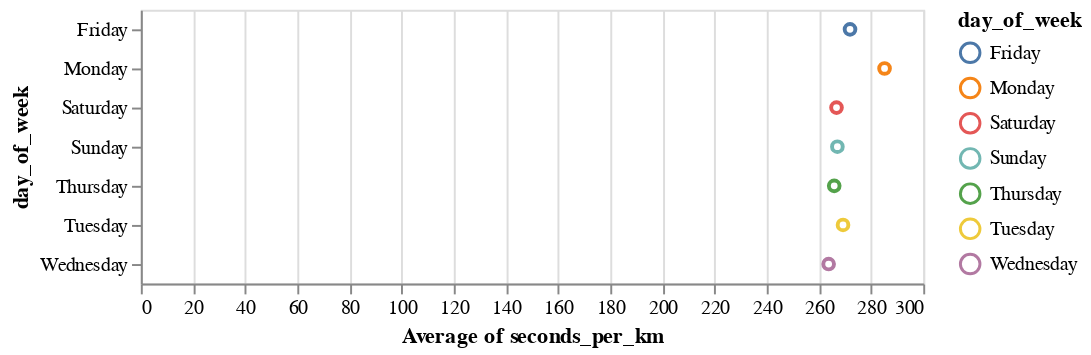

This figure's notebook cell:
### Code cell
# Einfache Aggregation
alt.Chart(df).mark_point().encode(
    x = "average(seconds_per_km)", # es ginge auch min, max, count median stdev
    y = "day_of_week",
    color = "day_of_week"
)

### Figure 1 — Vega-Lite specification as saved in the notebook (floating-point values rounded to 4 significant figures)
{"$schema": "https://vega.github.io/schema/vega-lite/v4.8.1.json", "config": {"view": {"continuousHeight": 300, "continuousWidth": 400}}, "data": {"name": "data-31c7fd9393a38aac112a5c8ac5ad6139"}, "datasets": {"data-31c7fd9393a38aac112a5c8ac5ad6139": [{"Unnamed: 0": 182, "avgPace(/meter)": 0.3787, "calories(kcal)": 71, "date": "2022-01-10 20:39", "day_of_week": "Monday", "distance(m)": 1191, "distance_rounded": 1, "maxPace(/meter)": 7.246, "minPace(/meter)": 0.2501, "seconds_per_km": 380.4, "speed_per_km": "06:20.35", "sportTime(s)": 453, "startTime": "2022-01-10T13:39:17+00:00", "type": 1, "week": 2}, {"Unnamed: 0": 178, "avgPace(/meter)": 0.2878, "calories(kcal)": 60, "date": "2022-01-13 16:23", "day_of_week": "Thursday", "distance(m)": 1004, "distance_rounded": 1, "maxPace(/meter)": 2.342, "minPace(/meter)": 0.1982, "seconds_per_km": 288.8, "speed_per_km": "04:48.84", "sportTime(s)": 290, "startTime": "2022-01-13T09:23:16+00:00", "type": 1, "week": 2}, {"Unnamed: 0": 176, "avgPace(/meter)": 0.2637, "calories(kcal)": 39, "date": "2022-02-03 17:41", "day_of_week": "Thursday", "distance(m)": 1001, "distance_rounded": 1, "maxPace(/meter)": 0.609, "minPace(/meter)": 0.1993, "seconds_per_km": 264.7, "speed_per_km": "04:24.74", "sportTime(s)": 265, "startTime": "2022-02-03T10:41:12+00:00", "type": 1, "week": 5}, {"Unnamed: 0": 172, "avgPace(/meter)": 0.2803, "calories(kcal)": 50, "date": "2022-02-05 18:46", "day_of_week": "Saturday", "distance(m)": 1006, "distance_rounded": 1, "maxPace(/meter)": 0.6911, "minPace(/meter)": 0.229, "seconds_per_km": 281.3, "speed_per_km": "04:41.31", "sportTime(s)": 283, "startTime": "2022-02-05T11:46:47+00:00", "type": 1, "week": 5}, {"Unnamed: 0": 169, "avgPace(/meter)": 0.2675, "calories(kcal)": 34, "date": "2022-02-06 18:36", "day_of_week": "Sunday", "distance(m)": 1013, "distance_rounded": 1, "maxPace(/meter)": 0.6361, "minPace(/meter)": 0.2325, "seconds_per_km": 268.5, "speed_per_km": "04:28.51", "sportTime(s)": 272, "startTime": "2022-02-06T11:36:48+00:00", "type": 1, "week": 5}, {"Unnamed: 0": 166, "avgPace(/meter)": 0.26, "calories(kcal)": 39, "date": "2022-02-11 18:49", "day_of_week": "Friday", "distance(m)": 1004, "distance_rounded": 1, "maxPace(/meter)": 0.788, "minPace(/meter)": 0.198, "seconds_per_km": 262.9, "speed_per_km": "04:22.95", "sportTime(s)": 264, "startTime": "2022-02-11T11:49:54+00:00", "type": 1, "week": 6}, {"Unnamed: 0": 163, "avgPace(/meter)": 0.2552, "calories(kcal)": 44, "date": "2022-02-12 18:25", "day_of_week": "Saturday", "distance(m)": 1011, "distance_rounded": 1, "maxPace(/meter)": 0.5571, "minPace(/meter)": 0.1928, "seconds_per_km": 256.2, "speed_per_km": "04:16.18", "sportTime(s)": 259, "startTime": "2022-02-12T11:25:02+00:00", "type": 1, "week": 6}, {"Unnamed: 0": 161, "avgPace(/meter)": 0.255, "calories(kcal)": 37, "date": "2022-02-13 18:09", "day_of_week": "Sunday", "distance(m)": 1000, "distance_rounded": 1, "maxPace(/meter)": 0.576, "minPace(/meter)": 0.194, "seconds_per_km": 256, "speed_per_km": "04:16.00", "sportTime(s)": 256, "startTime": "2022-02-13T11:09:12+00:00", "type": 1, "week": 6}, {"Unnamed: 0": 157, "avgPace(/meter)": 0.2854, "calories(kcal)": 43, "date": "2022-02-14 18:50", "day_of_week": "Monday", "distance(m)": 1002, "distance_rounded": 1, "maxPace(/meter)": 0.7446, "minPace(/meter)": 0.2587, "seconds_per_km": 286.4, "speed_per_km": "04:46.43", "sportTime(s)": 287, "startTime": "2022-02-14T11:50:09+00:00", "type": 1, "week": 7}, {"Unnamed: 0": 155, "avgPace(/meter)": 0.2827, "calories(kcal)": 60, "date": "2022-02-16 18:12", "day_of_week": "Wednesday", "distance(m)": 1001, "distance_rounded": 1, "maxPace(/meter)": 2.165, "minPace(/meter)": 0.1834, "seconds_per_km": 283.7, "speed_per_km": "04:43.72", "sportTime(s)": 284, "startTime": "2022-02-16T11:12:40+00:00", "type": 1, "week": 7}, {"Unnamed: 0": 152, "avgPace(/meter)": 0.2793, "calories(kcal)": 55, "date": "2022-03-05 07:10", "day_of_week": "Saturday", "distance(m)": 1006, "distance_rounded": 1, "maxPace(/meter)": 0.6154, "minPace(/meter)": 0.2083, "seconds_per_km": 280.3, "speed_per_km": "04:40.32", "sportTime(s)": 282, "startTime": "2022-03-05T00:10:22+00:00", "type": 1, "week": 9}, {"Unnamed: 0": 150, "avgPace(/meter)": 0.2796, "calories(kcal)": 47, "date": "2022-03-18 18:26", "day_of_week": "Friday", "distance(m)": 1005, "distance_rounded": 1, "maxPace(/meter)": 0.8749, "minPace(/meter)": 0.2372, "seconds_per_km": 280.6, "speed_per_km": "04:40.60", "sportTime(s)": 282, "startTime": "2022-03-18T11:26:11+00:00", "type": 1, "week": 11}, {"Unnamed: 0": 146, "avgPace(/meter)": 0.2964, "calories(kcal)": 57, "date": "2022-03-28 18:45", "day_of_week": "Monday", "distance(m)": 1046, "distance_rounded": 1, "maxPace(/meter)": 0.639, "minPace(/meter)": 0.2149, "seconds_per_km": 297.3, "speed_per_km": "04:57.32", "sportTime(s)": 311, "startTime": "2022-03-28T11:45:13+00:00", "type": 1, "week": 13}, {"Unnamed: 0": 144, "avgPace(/meter)": 0.3011, "calories(kcal)": 57, "date": "2022-03-29 19:02", "day_of_week": "Tuesday", "distance(m)": 1003, "distance_rounded": 1, "maxPace(/meter)": 0.6835, "minPace(/meter)": 0.2301, "seconds_per_km": 302.1, "speed_per_km": "05:2.09", "sportTime(s)": 303, "startTime": "2022-03-29T12:02:25+00:00", "type": 1, "week": 13}, {"Unnamed: 0": 142, "avgPace(/meter)": 0.2837, "calories(kcal)": 49, "date": "2022-03-30 18:52", "day_of_week": "Wednesday", "distance(m)": 1001, "distance_rounded": 1, "maxPace(/meter)": 0.4753, "minPace(/meter)": 0.1658, "seconds_per_km": 284.7, "speed_per_km": "04:44.72", "sportTime(s)": 285, "startTime": "2022-03-30T11:52:16+00:00", "type": 1, "week": 13}, {"Unnamed: 0": 140, "avgPace(/meter)": 0.27, "calories(kcal)": 48, "date": "2022-04-04 17:57", "day_of_week": "Monday", "distance(m)": 1000, "distance_rounded": 1, "maxPace(/meter)": 0.7117, "minPace(/meter)": 0.2248, "seconds_per_km": 271, "speed_per_km": "04:31.00", "sportTime(s)": 271, "startTime": "2022-04-04T10:57:56+00:00", "type": 1, "week": 14}, {"Unnamed: 0": 137, "avgPace(/meter)": 0.273, "calories(kcal)": 51, "date": "2022-04-08 18:39", "day_of_week": "Friday", "distance(m)": 1000, "distance_rounded": 1, "maxPace(/meter)": 0.6707, "minPace(/meter)": 0.2315, "seconds_per_km": 274, "speed_per_km": "04:34.00", "sportTime(s)": 274, "startTime": "2022-04-08T11:39:28+00:00", "type": 1, "week": 14}, {"Unnamed: 0": 134, "avgPace(/meter)": 0.2744, "calories(kcal)": 45, "date": "2022-04-10 18:41", "day_of_week": "Sunday", "distance(m)": 1006, "distance_rounded": 1, "maxPace(/meter)": 0.6873, "minPace(/meter)": 0.2137, "seconds_per_km": 275.3, "speed_per_km": "04:35.35", "sportTime(s)": 277, "startTime": "2022-04-10T11:41:58+00:00", "type": 1, "week": 14}, {"Unnamed: 0": 131, "avgPace(/meter)": 0.277, "calories(kcal)": 44, "date": "2022-04-13 17:48", "day_of_week": "Wednesday", "distance(m)": 1000, "distance_rounded": 1, "maxPace(/meter)": 0.7634, "minPace(/meter)": 0.2038, "seconds_per_km": 278, "speed_per_km": "04:38.00", "sportTime(s)": 278, "startTime": "2022-04-13T10:48:11+00:00", "type": 1, "week": 15}, {"Unnamed: 0": 128, "avgPace(/meter)": 0.2756, "calories(kcal)": 39, "date": "2022-04-15 16:54", "day_of_week": "Friday", "distance(m)": 1005, "distance_rounded": 1, "maxPace(/meter)": 0.7968, "minPace(/meter)": 0.244, "seconds_per_km": 276.6, "speed_per_km": "04:36.62", "sportTime(s)": 278, "startTime": "2022-04-15T09:54:21+00:00", "type": 1, "week": 15}, {"Unnamed: 0": 125, "avgPace(/meter)": 0.2939, "calories(kcal)": 62, "date": "2022-04-26 18:40", "day_of_week": "Tuesday", "distance(m)": 1201, "distance_rounded": 1, "maxPace(/meter)": 1.115, "minPace(/meter)": 0.1997, "seconds_per_km": 294.8, "speed_per_km": "04:54.75", "sportTime(s)": 354, "startTime": "2022-04-26T11:40:21+00:00", "type": 1, "week": 17}, {"Unnamed: 0": 123, "avgPace(/meter)": 0.2685, "calories(kcal)": 48, "date": "2022-04-27 18:31", "day_of_week": "Wednesday", "distance(m)": 1002, "distance_rounded": 1, "maxPace(/meter)": 0.6803, "minPace(/meter)": 0.2187, "seconds_per_km": 269.5, "speed_per_km": "04:29.46", "sportTime(s)": 270, "startTime": "2022-04-27T11:31:56+00:00", "type": 1, "week": 17}, {"Unnamed: 0": 121, "avgPace(/meter)": 0.2774, "calories(kcal)": 50, "date": "2022-04-28 17:37", "day_of_week": "Thursday", "distance(m)": 1002, "distance_rounded": 1, "maxPace(/meter)": 0.8052, "minPace(/meter)": 0.221, "seconds_per_km": 278.4, "speed_per_km": "04:38.44", "sportTime(s)": 279, "startTime": "2022-04-28T10:37:51+00:00", "type": 1, "week": 17}, {"Unnamed: 0": 119, "avgPace(/meter)": 0.2974, "calories(kcal)": 89, "date": "2022-04-29 18:01", "day_of_week": "Friday", "distance(m)": 1651, "distance_rounded": 1, "maxPace(/meter)": 1.217, "minPace(/meter)": 0.2073, "seconds_per_km": 299.8, "speed_per_km": "04:59.82", "sportTime(s)": 495, "startTime": "2022-04-29T11:01:29+00:00", "type": 1, "week": 17}, {"Unnamed: 0": 117, "avgPace(/meter)": 0.2803, "calories(kcal)": 41, "date": "2022-05-01 16:48", "day_of_week": "Sunday", "distance(m)": 1006, "distance_rounded": 1, "maxPace(/meter)": 0.8224, "minPace(/meter)": 0.2239, "seconds_per_km": 281.3, "speed_per_km": "04:41.31", "sportTime(s)": 283, "startTime": "2022-05-01T09:48:50+00:00", "type": 1, "week": 17}, {"Unnamed: 0": 112, "avgPace(/meter)": 0.2761, "calories(kcal)": 42, "date": "2022-05-04 18:52", "day_of_week": "Wednesday", "distance(m)": 1007, "distance_rounded": 1, "maxPace(/meter)": 0.6135, "minPace(/meter)": 0.2112, "seconds_per_km": 277.1, "speed_per_km": "04:37.06", "sportTime(s)": 279, "startTime": "2022-05-04T11:52:29+00:00", "type": 1, "week": 18}, {"Unnamed: 0": 110, "avgPace(/meter)": 0.291, "calories(kcal)": 52, "date": "2022-05-05 18:15", "day_of_week": "Thursday", "distance(m)": 1000, "distance_rounded": 1, "maxPace(/meter)": 0.7042, "minPace(/meter)": 0.216, "seconds_per_km": 292, "speed_per_km": "04:52.00", "sportTime(s)": 292, "startTime": "2022-05-05T11:15:38+00:00", "type": 1, "week": 18}, {"Unnamed: 0": 107, "avgPace(/meter)": 0.2712, "calories(kcal)": 47, "date": "2022-05-06 17:16", "day_of_week": "Friday", "distance(m)": 1003, "distance_rounded": 1, "maxPace(/meter)": 0.7022, "minPace(/meter)": 0.2276, "seconds_per_km": 272.2, "speed_per_km": "04:32.18", "sportTime(s)": 273, "startTime": "2022-05-06T10:16:48+00:00", "type": 1, "week": 18}, {"Unnamed: 0": 104, "avgPace(/meter)": 0.278, "calories(kcal)": 52, "date": "2022-05-07 16:47", "day_of_week": "Saturday", "distance(m)": 1040, "distance_rounded": 1, "maxPace(/meter)": 212, "minPace(/meter)": 0.2129, "seconds_per_km": 278.8, "speed_per_km": "04:38.85", "sportTime(s)": 290, "startTime": "2022-05-07T09:47:30+00:00", "type": 1, "week": 18}, {"Unnamed: 0": 102, "avgPace(/meter)": 0.279, "calories(kcal)": 56, "date": "2022-05-08 18:24", "day_of_week": "Sunday", "distance(m)": 1026, "distance_rounded": 1, "maxPace(/meter)": 225, "minPace(/meter)": 0.2221, "seconds_per_km": 279.7, "speed_per_km": "04:39.73", "sportTime(s)": 287, "startTime": "2022-05-08T11:24:19+00:00", "type": 1, "week": 18}, {"Unnamed: 0": 99, "avgPace(/meter)": 0.278, "calories(kcal)": 59, "date": "2022-05-12 18:36", "day_of_week": "Thursday", "distance(m)": 1007, "distance_rounded": 1, "maxPace(/meter)": 178, "minPace(/meter)": 0.1781, "seconds_per_km": 279.0, "speed_per_km": "04:39.05", "sportTime(s)": 281, "startTime": "2022-05-12T11:36:50+00:00", "type": 1, "week": 19}, {"Unnamed: 0": 96, "avgPace(/meter)": 0.283, "calories(kcal)": 55, "date": "2022-05-13 18:36", "day_of_week": "Friday", "distance(m)": 1024, "distance_rounded": 1, "maxPace(/meter)": 201, "minPace(/meter)": 0.2015, "seconds_per_km": 284.2, "speed_per_km": "04:44.18", "sportTime(s)": 291, "startTime": "2022-05-13T11:36:23+00:00", "type": 1, "week": 19}, {"Unnamed: 0": 92, "avgPace(/meter)": 0.273, "calories(kcal)": 51, "date": "2022-05-15 18:36", "day_of_week": "Sunday", "distance(m)": 1028, "distance_rounded": 1, "maxPace(/meter)": 197, "minPace(/meter)": 0.1974, "seconds_per_km": 273.3, "speed_per_km": "04:33.35", "sportTime(s)": 281, "startTime": "2022-05-15T11:36:24+00:00", "type": 1, "week": 19}, {"Unnamed: 0": 89, "avgPace(/meter)": 0.288, "calories(kcal)": 63, "date": "2022-05-16 18:31", "day_of_week": "Monday", "distance(m)": 1046, "distance_rounded": 1, "maxPace(/meter)": 210, "minPace(/meter)": 0.2106, "seconds_per_km": 288.7, "speed_per_km": "04:48.72", "sportTime(s)": 302, "startTime": "2022-05-16T11:31:34+00:00", "type": 1, "week": 20}, {"Unnamed: 0": 86, "avgPace(/meter)": 0.293, "calories(kcal)": 63, "date": "2022-05-17 18:15", "day_of_week": "Tuesday", "distance(m)": 1049, "distance_rounded": 1, "maxPace(/meter)": 237, "minPace(/meter)": 0.2227, "seconds_per_km": 293.6, "speed_per_km": "04:53.61", "sportTime(s)": 308, "startTime": "2022-05-17T11:15:00+00:00", "type": 1, "week": 20}, {"Unnamed: 0": 82, "avgPace(/meter)": 0.2841, "calories(kcal)": 50.03, "date": "2022-05-21 20:48", "day_of_week": "Saturday", "distance(m)": 1003, "distance_rounded": 1, "maxPace(/meter)": 0.6219, "minPace(/meter)": 0.2232, "seconds_per_km": 286.1, "speed_per_km": "04:46.14", "sportTime(s)": 287, "startTime": "2022-05-21T13:48:24+00:00", "type": 1, "week": 20}, {"Unnamed: 0": 79, "avgPace(/meter)": 0.265, "calories(kcal)": 44.08, "date": "2022-05-22 17:22", "day_of_week": "Sunday", "distance(m)": 1000, "distance_rounded": 1, "maxPace(/meter)": 0.815, "minPace(/meter)": 0.2136, "seconds_per_km": 267, "speed_per_km": "04:27.00", "sportTime(s)": 267, "startTime": "2022-05-22T10:22:47+00:00", "type": 1, "week": 20}, {"Unnamed: 0": 76, "avgPace(/meter)": 0.265, "calories(kcal)": 50.33, "date": "2022-05-23 18:46", "day_of_week": "Monday", "distance(m)": 1000, "distance_rounded": 1, "maxPace(/meter)": 0.668, "minPace(/meter)": 0.2187, "seconds_per_km": 267, "speed_per_km": "04:27.00", "sportTime(s)": 267, "startTime": "2022-05-23T11:46:59+00:00", "type": 1, "week": 21}, {"Unnamed: 0": 73, "avgPace(/meter)": 0.2647, "calories(kcal)": 44.15, "date": "2022-05-24 18:54", "day_of_week": "Tuesday", "distance(m)": 1001, "distance_rounded": 1, "maxPace(/meter)": 0.9251, "minPace(/meter)": 0.2227, "seconds_per_km": 266.7, "speed_per_km": "04:26.73", "sportTime(s)": 267, "startTime": "2022-05-24T11:54:01+00:00", "type": 1, "week": 21}, {"Unnamed: 0": 70, "avgPace(/meter)": 0.2353, "calories(kcal)": 40.81, "date": "2022-05-25 17:56", "day_of_week": "Wednesday", "distance(m)": 1003, "distance_rounded": 1, "maxPace(/meter)": 0.9066, "minPace(/meter)": 0.1197, "seconds_per_km": 240.3, "speed_per_km": "04:0.28", "sportTime(s)": 241, "startTime": "2022-05-25T10:56:04+00:00", "type": 1, "week": 21}, {"Unnamed: 0": 67, "avgPace(/meter)": 0.2622, "calories(kcal)": 53.12, "date": "2022-05-26 17:17", "day_of_week": "Thursday", "distance(m)": 1003, "distance_rounded": 1, "maxPace(/meter)": 0.558, "minPace(/meter)": 0.1968, "seconds_per_km": 264.2, "speed_per_km": "04:24.21", "sportTime(s)": 265, "startTime": "2022-05-26T10:17:38+00:00", "type": 1, "week": 21}, {"Unnamed: 0": 64, "avgPace(/meter)": 0.2742, "calories(kcal)": 43.04, "date": "2022-05-27 18:35", "day_of_week": "Friday", "distance(m)": 1003, "distance_rounded": 1, "maxPace(/meter)": 0.757, "minPace(/meter)": 0.2449, "seconds_per_km": 276.2, "speed_per_km": "04:36.17", "sportTime(s)": 277, "startTime": "2022-05-27T11:35:19+00:00", "type": 1, "week": 21}, {"Unnamed: 0": 61, "avgPace(/meter)": 0.2677, "calories(kcal)": 51.33, "date": "2022-05-28 17:39", "day_of_week": "Saturday", "distance(m)": 1005, "distance_rounded": 1, "maxPace(/meter)": 0.6452, "minPace(/meter)": 0.2224, "seconds_per_km": 269.7, "speed_per_km": "04:29.65", "sportTime(s)": 271, "startTime": "2022-05-28T10:39:29+00:00", "type": 1, "week": 21}, {"Unnamed: 0": 58, "avgPace(/meter)": 0.251, "calories(kcal)": 41, "date": "2022-05-29 18:19", "day_of_week": "Sunday", "distance(m)": 1000, "distance_rounded": 1, "maxPace(/meter)": 0.4274, "minPace(/meter)": 0.1839, "seconds_per_km": 253, "speed_per_km": "04:13.00", "sportTime(s)": 253, "startTime": "2022-05-29T11:19:12+00:00", "type": 1, "week": 21}, {"Unnamed: 0": 55, "avgPace(/meter)": 0.25, "calories(kcal)": 48.92, "date": "2022-05-30 18:55", "day_of_week": "Monday", "distance(m)": 1004, "distance_rounded": 1, "maxPace(/meter)": 0.4058, "minPace(/meter)": 0.1746, "seconds_per_km": 252.0, "speed_per_km": "04:11.99", "sportTime(s)": 253, "startTime": "2022-05-30T11:55:16+00:00", "type": 1, "week": 22}, {"Unnamed: 0": 52, "avgPace(/meter)": 0.2575, "calories(kcal)": 49.91, "date": "2022-05-31 18:42", "day_of_week": "Tuesday", "distance(m)": 1006, "distance_rounded": 1, "maxPace(/meter)": 0.5513, "minPace(/meter)": 0.203, "seconds_per_km": 259.4, "speed_per_km": "04:19.44", "sportTime(s)": 261, "startTime": "2022-05-31T11:42:33+00:00", "type": 1, "week": 22}, {"Unnamed: 0": 49, "avgPace(/meter)": 0.2483, "calories(kcal)": 45.2, "date": "2022-06-03 18:03", "day_of_week": "Friday", "distance(m)": 1003, "distance_rounded": 1, "maxPace(/meter)": 0.8258, "minPace(/meter)": 0.1627, "seconds_per_km": 250.2, "speed_per_km": "04:10.25", "sportTime(s)": 251, "startTime": "2022-06-03T11:03:24+00:00", "type": 1, "week": 22}, {"Unnamed: 0": 46, "avgPace(/meter)": 0.2428, "calories(kcal)": 51.81, "date": "2022-06-04 18:38", "day_of_week": "Saturday", "distance(m)": 1001, "distance_rounded": 1, "maxPace(/meter)": 0.5981, "minPace(/meter)": 0.2102, "seconds_per_km": 244.8, "speed_per_km": "04:4.76", "sportTime(s)": 245, "startTime": "2022-06-04T11:38:21+00:00", "type": 1, "week": 22}, {"Unnamed: 0": 43, "avgPace(/meter)": 0.2348, "calories(kcal)": 30.82, "date": "2022-06-11 17:38", "day_of_week": "Saturday", "distance(m)": 1001, "distance_rounded": 1, "maxPace(/meter)": 0.5176, "minPace(/meter)": 0.1971, "seconds_per_km": 236.8, "speed_per_km": "03:56.76", "sportTime(s)": 237, "startTime": "2022-06-11T10:38:27+00:00", "type": 1, "week": 23}, {"Unnamed: 0": 39, "avgPace(/meter)": 0.2475, "calories(kcal)": 51.79, "date": "2022-06-12 17:47", "day_of_week": "Sunday", "distance(m)": 1006, "distance_rounded": 1, "maxPace(/meter)": 0.6472, "minPace(/meter)": 0.2005, "seconds_per_km": 249.5, "speed_per_km": "04:9.50", "sportTime(s)": 251, "startTime": "2022-06-12T10:47:29+00:00", "type": 1, "week": 23}, {"Unnamed: 0": 36, "avgPace(/meter)": 0.2562, "calories(kcal)": 56.05, "date": "2022-06-14 19:03", "day_of_week": "Tuesday", "distance(m)": 1003, "distance_rounded": 1, "maxPace(/meter)": 0.5627, "minPace(/meter)": 0.1935, "seconds_per_km": 258.2, "speed_per_km": "04:18.23", "sportTime(s)": 259, "startTime": "2022-06-14T12:03:23+00:00", "type": 1, "week": 24}, {"Unnamed: 0": 32, "avgPace(/meter)": 0.2443, "calories(kcal)": 47.92, "date": "2022-06-15 18:46", "day_of_week": "Wednesday", "distance(m)": 1011, "distance_rounded": 1, "maxPace(/meter)": 0.5219, "minPace(/meter)": 0.1885, "seconds_per_km": 246.3, "speed_per_km": "04:6.29", "sportTime(s)": 249, "startTime": "2022-06-15T11:46:25+00:00", "type": 1, "week": 24}, {"Unnamed: 0": 27, "avgPace(/meter)": 0.2405, "calories(kcal)": 33.65, "date": "2022-06-16 18:03", "day_of_week": "Thursday", "distance(m)": 1002, "distance_rounded": 1, "maxPace(/meter)": 0.5764, "minPace(/meter)": 0.1971, "seconds_per_km": 242.5, "speed_per_km": "04:2.51", "sportTime(s)": 243, "startTime": "2022-06-16T11:03:28+00:00", "type": 1, "week": 24}, {"Unnamed: 0": 23, "avgPace(/meter)": 0.2405, "calories(kcal)": 48.66, "date": "2022-06-17 18:03", "day_of_week": "Friday", "distance(m)": 1002, "distance_rounded": 1, "maxPace(/meter)": 0.4713, "minPace(/meter)": 0.1802, "seconds_per_km": 242.5, "speed_per_km": "04:2.51", "sportTime(s)": 243, "startTime": "2022-06-17T11:03:58+00:00", "type": 1, "week": 24}, {"Unnamed: 0": 18, "avgPace(/meter)": 0.2428, "calories(kcal)": 45, "date": "2022-06-21 19:23", "day_of_week": "Tuesday", "distance(m)": 1009, "distance_rounded": 1, "maxPace(/meter)": 0.5322, "minPace(/meter)": 0.1881, "seconds_per_km": 244.8, "speed_per_km": "04:4.80", "sportTime(s)": 247, "startTime": "2022-06-21T12:23:33+00:00", "type": 1, "week": 25}, {"Unnamed: 0": 15, "avgPace(/meter)": 0.2423, "calories(kcal)": 49.76, "date": "2022-06-23 18:16", "day_of_week": "Thursday", "distance(m)": 1003, "distance_rounded": 1, "maxPace(/meter)": 0.627, "minPace(/meter)": 0.1883, "seconds_per_km": 244.3, "speed_per_km": "04:4.27", "sportTime(s)": 245, "startTime": "2022-06-23T11:16:47+00:00", "type": 1, "week": 25}, {"Unnamed: 0": 10, "avgPace(/meter)": 0.2365, "calories(kcal)": 48.67, "date": "2022-06-27 18:45", "day_of_week": "Monday", "distance(m)": 1002, "distance_rounded": 1, "maxPace(/meter)": 0.6246, "minPace(/meter)": 0.1815, "seconds_per_km": 238.5, "speed_per_km": "03:58.52", "sportTime(s)": 239, "startTime": "2022-06-27T11:45:38+00:00", "type": 1, "week": 26}, {"Unnamed: 0": 7, "avgPace(/meter)": 0.2323, "calories(kcal)": 39.65, "date": "2022-06-28 18:07", "day_of_week": "Tuesday", "distance(m)": 1003, "distance_rounded": 1, "maxPace(/meter)": 0.4755, "minPace(/meter)": 0.1836, "seconds_per_km": 234.3, "speed_per_km": "03:54.30", "sportTime(s)": 235, "startTime": "2022-06-28T11:07:21+00:00", "type": 1, "week": 26}, {"Unnamed: 0": 4, "avgPace(/meter)": 0.2283, "calories(kcal)": 33.62, "date": "2022-06-29 19:02", "day_of_week": "Wednesday", "distance(m)": 1003, "distance_rounded": 1, "maxPace(/meter)": 0.5453, "minPace(/meter)": 0.1936, "seconds_per_km": 230.3, "speed_per_km": "03:50.31", "sportTime(s)": 231, "startTime": "2022-06-29T12:02:34+00:00", "type": 1, "week": 26}, {"Unnamed: 0": 1, "avgPace(/meter)": 0.2368, "calories(kcal)": 36.82, "date": "2022-06-30 19:31", "day_of_week": "Thursday", "distance(m)": 1001, "distance_rounded": 1, "maxPace(/meter)": 0.6545, "minPace(/meter)": 0.1648, "seconds_per_km": 238.8, "speed_per_km": "03:58.76", "sportTime(s)": 239, "startTime": "2022-06-30T12:31:18+00:00", "type": 1, "week": 26}]}, "encoding": {"color": {"field": "day_of_week", "type": "nominal"}, "x": {"aggregate": "average", "field": "seconds_per_km", "type": "quantitative"}, "y": {"field": "day_of_week", "type": "nominal"}}, "mark": "point"}
